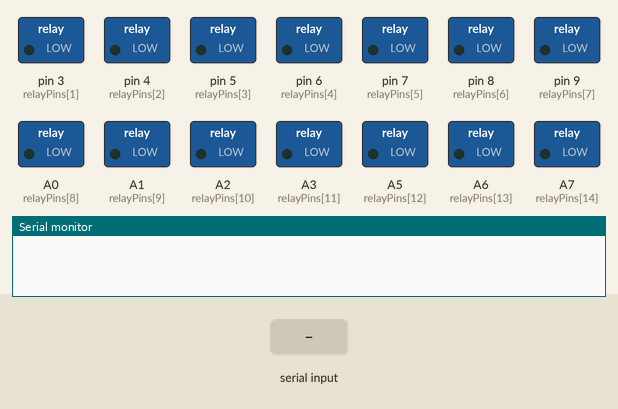
A sketch run on a simulated Arduino Mega 2560, built with avr-gcc and run on an emulated ATmega2560. Shown: switched loads named in the sketch (green lamp = pin HIGH), the last lines printed to the serial monitor. The inputs (shaded band) are chosen by the test bench. Pins used as bus, display or sensor lines are not drawn.

Above: at 1.2 s.
1.3 s: "#" received over the second serial link
At 1.7 s:
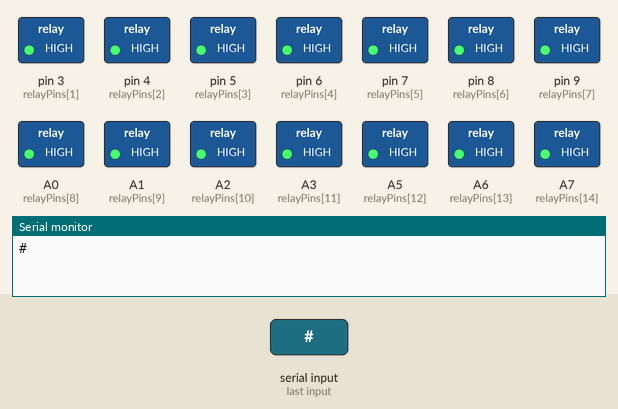
2.8 s: "1" received over the second serial link
4.3 s: "*" received over the second serial link
Timing chart, 0 to 7.3 s (numbered marks = the images above; inputs shaded):
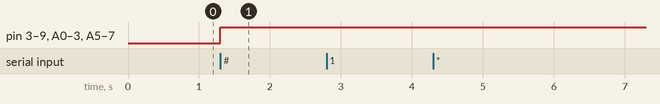

The sketch:

16_Channel_Relay.ino
```cpp
#define NUM_RELAYS 16

int relayPins[NUM_RELAYS] = {2, 3, 4, 5, 6, 7, 8, 9, A0, A1, A2, A3, A5, A6, A7};
String inputString = "";
boolean stringComplete = false;

void setup() {

  Serial.begin(9600);
  Serial1.begin(9600);

  for (int i = 0; i < NUM_RELAYS; i++) {
    pinMode(relayPins[i], OUTPUT);
    digitalWrite(relayPins[i], LOW);

  }
  inputString.reserve(32);
}

void loop() {
  serialEvent();
  if (stringComplete) {

    for (int i = 1; i < NUM_RELAYS; i++) {
      digitalWrite(relayPins[i], HIGH);
    }
    for (int i = 0; i < inputString.length() && i < NUM_RELAYS; i++) {
      if (inputString.charAt(i) == '1')
      {
        digitalWrite(relayPins[i], LOW);
      }
      if (inputString.charAt(i) == '0')
      {
        digitalWrite(relayPins[i], HIGH);
      }
    }
    inputString = "";
    stringComplete = false;


  }
}
void serialEvent() {
  while (Serial1                                                                                                                                                                                                                                                                                                                                                                                                                                                                                                                                                                                                                                                                                                                                                                                                                                                                                                                                                                                                                                                                                                                                                                                                                                                                                                                                                                                                                                                                                                                                                                                                                                                                                                                                                                                                                                                                                                                                                                                                                                                                                                                                                                                                                                                                                                                                                                                                                                                                                                                                                                                                                                                                                                                                                                                                                                                                                                                                                                                                                                                                                                                                                                                                                                                                                                                                                                                                                                                                                                                                                                                                                                                                                                                                                                                                                                                                                                                                                                                                                                                                                                                                                                                                                                                                                                                                                                                                                                                                                                                                                                                                                                                                                                                                                                                                                                                                                                                                                                                                                                                                                                                                                                                                                                                                                                                                                                                                                                                                                                                                                                                                                                                                                                                                                                                                                                                                                                                                                                                                                                                                                                                                                                                                                                                                                                                                                                                                                                                                                                                                                                                                                                                                                                                                                                                                                                                                                                                                                                                                                                                                                                                                                                                                                                                                                                                                                                                                                                                                                                                                                                                                                                                                                                                                                                                                                                                                                                                                                                                                                                                                                                                                                                                                                                                                                                                                                                                                                                                                                                                                                                                                                                                                                                                                                                                                                                                                                                                                                                                                                                                                                                                                                                                                                                                                                                                                                                                                                                                                                                                                                                                                                                                                                                                                                                                                                                                                                                                                                                                                                                                                                                                                                                                                                                                                                                                                                                                                                                                                                                                                                                                                                                                                                                                                                                                                                                                                                                                                                                                                                                                                                                                                                                                                                                                                                                                                                                                                                                                                                                                                                                                                                                                                                                                                                                                                                                                                                                                                                                                                                                                                                                                                                                                                                                                                                                                                                                                                                                                                                                                                                                                                                                                                                                                                                                                                                                                                                                                                                                                                                                                                                                                                                                                                                                                                                                                               .available()) {

    char inChar = (char)Serial1.read();
    Serial.println(inChar);
    if (inChar == '*') {
      inputString = "";
    } else if (inChar == '#') {
      stringComplete = true;
    } else {
      inputString += inChar;
    }
  }
}
```

Measured:
- after the input at 1.3 s, pin 3 (relayPins[1]), pin 4 (relayPins[2]), pin 5 (relayPins[3]), pin 6 (relayPins[4]), pin 7 (relayPins[5]), pin 8 (relayPins[6]), pin 9 (relayPins[7]), A0 (relayPins[8]), A1 (relayPins[9]), A2 (relayPins[10]), A3 (relayPins[11]), A5 (relayPins[12]), A6 (relayPins[13]), A7 (relayPins[14]): LOW → HIGH at once
